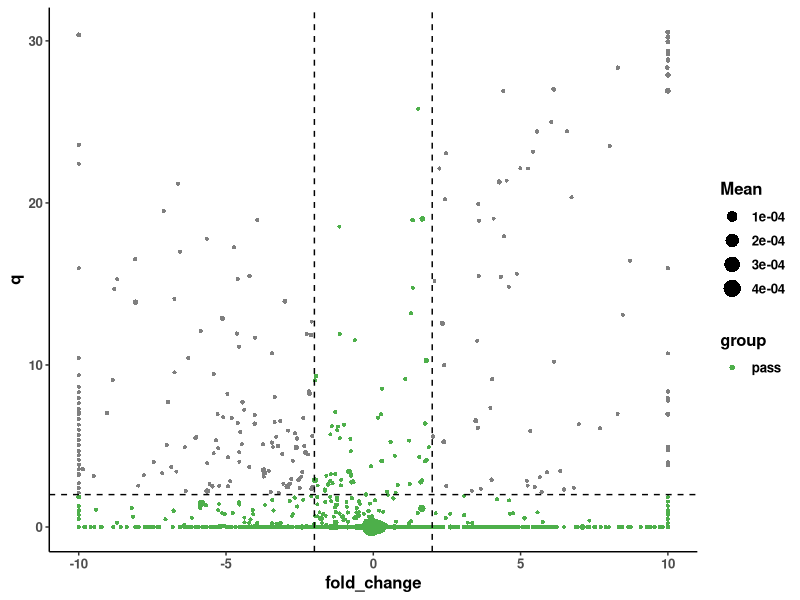

R code for this plot:
library(ggplot2)
library(RColorBrewer)
data1 = read.csv("SGB_diff.txt",sep="\t",header=T,check.names = F,
                 stringsAsFactors = F)
data1 = data1[,c(1,3,4,8)]
data1 = data1[!is.na(data1$q_XZ_VS_SZ),]



data1$FC = log2(data1$SZ_mean/data1$XZ_mean)
data1$FC[data1$FC > 10] = 10
data1$FC[data1$FC < -10] = -10
data1$q = -log10(data1$q_XZ_VS_SZ)
data1$group = 'pass'
data1$group[data1$SZ_mean>data1$XZ_mean&data1$q>2&(data1$FC>2|data1$FC < -2)] = "SZ"
data1$group[data1$SZ_mean<data1$XZ_mean&data1$q>2&(data1$FC>2|data1$FC < -2)] = "XZ"
data1$Mean = (data1$SZ_mean*88+data1$XZ_mean*88)/(88+88)
data1$ann = data1$name
data1$ann[data1$group=="pass"] = ""
write.table(data1,"SGB_diff_filter.txt",sep = "\t",quote = F,row.names = F)
color = c(brewer.pal(3,"Set1"))
ggplot(data1,aes(x=FC,y=q,colour = group))+
  theme_classic()+
  geom_point(aes(size = Mean),shape=16)+
  #geom_text_repel(aes(x=fold_change,y = -log10(p_type),label=lable),size = 2)+
  geom_hline(aes(yintercept=2), linetype="dashed")+
  geom_vline(aes(xintercept=-2), linetype="dashed")+
  geom_vline(aes(xintercept=2), linetype="dashed")+
  theme(text=element_text(
    family="Helvetica",
    face="bold",
    colour="black",
    size=12
  ))+
  scale_colour_manual(values = rev(color),breaks=c(as.character(data1$group[1]),as.character(data1$group[2]),"pass"))+
  xlab("fold_change")+xlim(-10,10)
